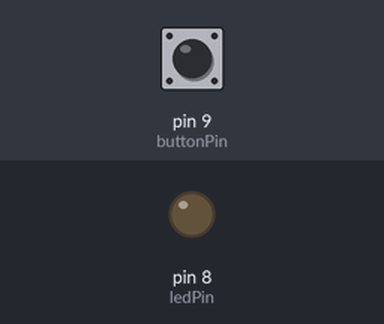
A sketch run on a simulated Arduino Uno, built with avr-gcc and run on an emulated ATmega328P. Shown: output pins drawn as LEDs (lit = HIGH). Inputs (shaded band) come from the test bench; at power-on: pin 9 (buttonPin) HIGH. What the sketch prints to the serial monitor is not drawn.

Above: at 1.2 s.
1.3 s: pin 9 (buttonPin) pulled LOW for 0.15 s
At 1.38 s:
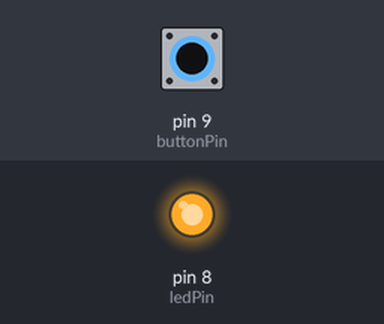
2.9 s: pin 9 (buttonPin) pulled LOW for 3.2 s
At 7.1 s:
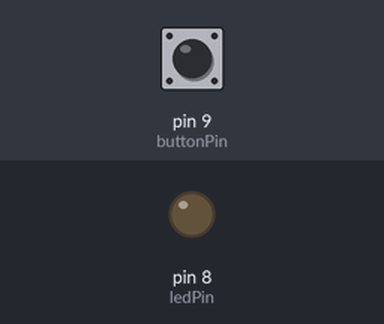
Timing chart, 0 to 8.6 s (numbered marks = the images above; inputs shaded):
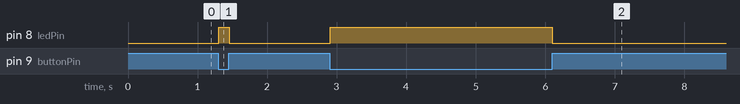

Measured:
- after the input at 1.3 s, pin 8 (ledPin): LOW → HIGH at once, → LOW 0.15 s later
- after the input at 2.9 s, pin 8 (ledPin): LOW → HIGH at once, → LOW 3.2 s later

The sketch:

3-_PUSH_BUTTON.ino
```cpp
#define ledPin 8
#define buttonPin 9
bool state=LOW;

void setup() {
  // put your setup code here, to run once:
  pinMode(buttonPin,INPUT_PULLUP);
  pinMode(ledPin,OUTPUT);
  Serial.begin(9600);
}

void loop() {
  // put your main code here, to run repeatedly:
state=digitalRead(buttonPin);
Serial.println(state);
if(state==0){
  digitalWrite(ledPin,HIGH);
  }
else{
  digitalWrite(ledPin,LOW);
  }
}
```
